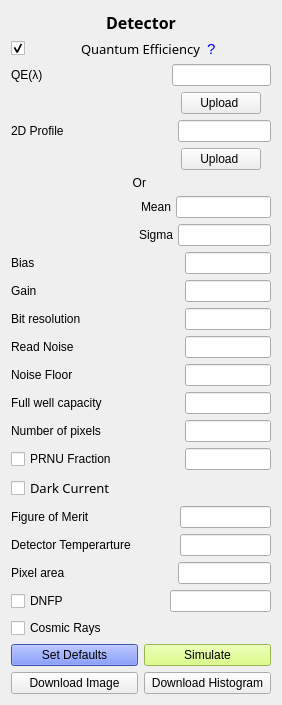
          <widget class="QWidget" name="layoutWidget">
           <property name="geometry">
            <rect>
             <x>541</x>
             <y>-1</y>
             <width>281</width>
             <height>675</height>
            </rect>
           </property>
           <layout class="QVBoxLayout" name="verticalLayout_3">
            <item>
             <widget class="QLabel" name="label_3">
              <property name="font">
               <font>
                <family>Bell MT</family>
                <pointsize>12</pointsize>
                <weight>75</weight>
                <bold>true</bold>
               </font>
              </property>
              <property name="mouseTracking">
               <bool>true</bool>
              </property>
              <property name="text">
               <string>&lt;html&gt;&lt;head/&gt;&lt;body&gt;&lt;p align=&quot;center&quot;&gt;Detector&lt;/p&gt;&lt;/body&gt;&lt;/html&gt;</string>
              </property>
             </widget>
            </item>
            <item>
             <layout class="QHBoxLayout" name="horizontalLayout_20">
              <item>
               <widget class="QCheckBox" name="QE">
                <property name="text">
                 <string/>
                </property>
                <property name="checked">
                 <bool>true</bool>
                </property>
               </widget>
              </item>
              <item>
               <widget class="QLabel" name="label_10">
                <property name="font">
                 <font>
                  <family>Bahnschrift SemiLight</family>
                  <pointsize>10</pointsize>
                  <weight>50</weight>
                  <bold>false</bold>
                 </font>
                </property>
                <property name="mouseTracking">
                 <bool>false</bool>
                </property>
                <property name="text">
                 <string>Quantum Efficiency</string>
                </property>
               </widget>
              </item>
              <item>
               <widget class="QLabel" name="upload_help_4">
                <property name="palette">
                 <palette>
                  <active>
                   <colorrole role="WindowText">
                    <brush brushstyle="SolidPattern">
                     <color alpha="255">
                      <red>0</red>
                      <green>0</green>
                      <blue>255</blue>
                     </color>
                    </brush>
                   </colorrole>
                  </active>
                  <inactive>
                   <colorrole role="WindowText">
                    <brush brushstyle="SolidPattern">
                     <color alpha="255">
                      <red>0</red>
                      <green>0</green>
                      <blue>255</blue>
                     </color>
                    </brush>
                   </colorrole>
                  </inactive>
                  <disabled>
                   <colorrole role="WindowText">
                    <brush brushstyle="SolidPattern">
                     <color alpha="255">
                      <red>120</red>
                      <green>120</green>
                      <blue>120</blue>
                     </color>
                    </brush>
                   </colorrole>
                  </disabled>
                 </palette>
                </property>
                <property name="font">
                 <font>
                  <pointsize>11</pointsize>
                  <weight>50</weight>
                  <bold>false</bold>
                 </font>
                </property>
                <property name="mouseTracking">
                 <bool>false</bool>
                </property>
                <property name="tabletTracking">
                 <bool>true</bool>
                </property>
                <property name="focusPolicy">
                 <enum>Qt::WheelFocus</enum>
                </property>
                <property name="toolTip">
                 <string>&lt;html&gt;&lt;head/&gt;&lt;body&gt;&lt;p&gt;Quantum efficiency can be input as a response function.&lt;br/&gt;DAT file with two columns &lt;br/&gt;0 : Wavelength in Angstrom&lt;br/&gt;1 : Respose&lt;/p&gt;&lt;/body&gt;&lt;/html&gt;</string>
                </property>
                <property name="styleSheet">
                 <string notr="true">set color = rgb(255, 255, 170)</string>
                </property>
                <property name="text">
                 <string>?</string>
                </property>
               </widget>
              </item>
             </layout>
            </item>
            <item>
             <layout class="QHBoxLayout" name="horizontalLayout_4">
              <item>
               <widget class="QLabel" name="label_19">
                <property name="minimumSize">
                 <size>
                  <width>155</width>
                  <height>0</height>
                 </size>
                </property>
                <property name="text">
                 <string>&lt;html&gt;&lt;head/&gt;&lt;body&gt;&lt;p&gt;QE(&amp;#955;)&lt;/p&gt;&lt;/body&gt;&lt;/html&gt;</string>
                </property>
               </widget>
              </item>
              <item>
               <widget class="QLineEdit" name="QE_filename">
                <property name="toolTip">
                 <string>&lt;html&gt;&lt;head/&gt;&lt;body&gt;&lt;p&gt;Quantum Efficiency response function&lt;/p&gt;&lt;p&gt;DAT file format&lt;br/&gt;0 : Wavelength in Angstrom&lt;br/&gt;1 : Response function&lt;/p&gt;&lt;/body&gt;&lt;/html&gt;</string>
                </property>
               </widget>
              </item>
             </layout>
            </item>
            <item>
             <layout class="QHBoxLayout" name="horizontalLayout">
              <property name="leftMargin">
               <number>170</number>
              </property>
              <property name="rightMargin">
               <number>10</number>
              </property>
              <item>
               <widget class="QPushButton" name="upload_QE_wav">
                <property name="toolTip">
                 <string>&lt;html&gt;&lt;head/&gt;&lt;body&gt;&lt;p&gt;Click to browse FITS files&lt;/p&gt;&lt;/body&gt;&lt;/html&gt;Q</string>
                </property>
                <property name="text">
                 <string>Upload </string>
                </property>
               </widget>
              </item>
             </layout>
            </item>
            <item>
             <layout class="QHBoxLayout" name="horizontalLayout_5">
              <property name="spacing">
               <number>114</number>
              </property>
              <item>
               <widget class="QLabel" name="label_29">
                <property name="text">
                 <string>2D Profile</string>
                </property>
               </widget>
              </item>
              <item>
               <widget class="QLineEdit" name="QE_2d_profile">
                <property name="toolTip">
                 <string>&lt;html&gt;&lt;head/&gt;&lt;body&gt;&lt;p&gt;Quantum efficiency 2D profile&lt;/p&gt;&lt;p&gt;Upload as FITS file of detector shape&lt;/p&gt;&lt;/body&gt;&lt;/html&gt;</string>
                </property>
               </widget>
              </item>
             </layout>
            </item>
            <item>
             <layout class="QHBoxLayout" name="horizontalLayout_3">
              <property name="leftMargin">
               <number>170</number>
              </property>
              <property name="rightMargin">
               <number>10</number>
              </property>
              <item>
               <widget class="QPushButton" name="upload_psf_3">
                <property name="toolTip">
                 <string>&lt;html&gt;&lt;head/&gt;&lt;body&gt;&lt;p&gt;Click to browse FITS files&lt;/p&gt;&lt;/body&gt;&lt;/html&gt;Q</string>
                </property>
                <property name="text">
                 <string>Upload </string>
                </property>
               </widget>
              </item>
             </layout>
            </item>
            <item>
             <widget class="QLabel" name="label_18">
              <property name="layoutDirection">
               <enum>Qt::LeftToRight</enum>
              </property>
              <property name="frameShape">
               <enum>QFrame::NoFrame</enum>
              </property>
              <property name="text">
               <string>&lt;html&gt;&lt;head/&gt;&lt;body&gt;&lt;p align=&quot;center&quot;&gt;Or &lt;/p&gt;&lt;/body&gt;&lt;/html&gt;</string>
              </property>
             </widget>
            </item>
            <item>
             <layout class="QHBoxLayout" name="horizontalLayout_6">
              <property name="spacing">
               <number>5</number>
              </property>
              <property name="leftMargin">
               <number>130</number>
              </property>
              <item>
               <widget class="QLabel" name="label_17">
                <property name="layoutDirection">
                 <enum>Qt::RightToLeft</enum>
                </property>
                <property name="text">
                 <string>&lt;html&gt;&lt;head/&gt;&lt;body&gt;&lt;p align=&quot;right&quot;&gt;Mean&lt;/p&gt;&lt;/body&gt;&lt;/html&gt;</string>
                </property>
               </widget>
              </item>
              <item>
               <widget class="QLineEdit" name="qe_mean">
                <property name="toolTip">
                 <string>&lt;html&gt;&lt;head/&gt;&lt;body&gt;&lt;p&gt;0&amp;lt;QE_mean&amp;lt;1&lt;/p&gt;&lt;/body&gt;&lt;/html&gt;</string>
                </property>
               </widget>
              </item>
             </layout>
            </item>
            <item>
             <layout class="QHBoxLayout" name="horizontalLayout_7">
              <property name="spacing">
               <number>5</number>
              </property>
              <property name="leftMargin">
               <number>128</number>
              </property>
              <item>
               <widget class="QLabel" name="label_20">
                <property name="text">
                 <string>Sigma</string>
                </property>
               </widget>
              </item>
              <item>
               <widget class="QLineEdit" name="qe_sigma">
                <property name="toolTip">
                 <string>&lt;html&gt;&lt;head/&gt;&lt;body&gt;&lt;p&gt;Sigma of QE&lt;/p&gt;&lt;/body&gt;&lt;/html&gt;</string>
                </property>
               </widget>
              </item>
             </layout>
            </item>
            <item>
             <layout class="QGridLayout" name="gridLayout_5">
              <property name="rightMargin">
               <number>0</number>
              </property>
              <property name="horizontalSpacing">
               <number>68</number>
              </property>
              <item row="0" column="0">
               <widget class="QLabel" name="label_21">
                <property name="text">
                 <string>Bias </string>
                </property>
               </widget>
              </item>
              <item row="6" column="1">
               <widget class="QLineEdit" name="n_pix">
                <property name="toolTip">
                 <string>&lt;html&gt;&lt;head/&gt;&lt;body&gt;&lt;p&gt;Number of pixels along one axis of the detector.&lt;/p&gt;&lt;/body&gt;&lt;/html&gt;</string>
                </property>
               </widget>
              </item>
              <item row="3" column="0">
               <widget class="QLabel" name="label_24">
                <property name="text">
                 <string>Read Noise</string>
                </property>
               </widget>
              </item>
              <item row="1" column="1">
               <widget class="QLineEdit" name="gain"/>
              </item>
              <item row="0" column="1">
               <widget class="QLineEdit" name="bias">
                <property name="toolTip">
                 <string>&lt;html&gt;&lt;head/&gt;&lt;body&gt;&lt;p&gt;(electrons/s/pix)&lt;/p&gt;&lt;/body&gt;&lt;/html&gt;</string>
                </property>
               </widget>
              </item>
              <item row="4" column="1">
               <widget class="QLineEdit" name="NF">
                <property name="toolTip">
                 <string>&lt;html&gt;&lt;head/&gt;&lt;body&gt;&lt;p&gt;(electrons/pix)&lt;/p&gt;&lt;/body&gt;&lt;/html&gt;</string>
                </property>
               </widget>
              </item>
              <item row="5" column="1">
               <widget class="QLineEdit" name="FWC">
                <property name="toolTip">
                 <string>&lt;html&gt;&lt;head/&gt;&lt;body&gt;&lt;p&gt;Full well capacity in electrons&lt;/p&gt;&lt;/body&gt;&lt;/html&gt;</string>
                </property>
               </widget>
              </item>
              <item row="7" column="0">
               <widget class="QCheckBox" name="PRNU">
                <property name="text">
                 <string>PRNU Fraction</string>
                </property>
               </widget>
              </item>
              <item row="1" column="0">
               <widget class="QLabel" name="label_22">
                <property name="text">
                 <string>Gain</string>
                </property>
               </widget>
              </item>
              <item row="2" column="1">
               <widget class="QLineEdit" name="bit_res">
                <property name="toolTip">
                 <string>&lt;html&gt;&lt;head/&gt;&lt;body&gt;&lt;p&gt;Integer.&lt;/p&gt;&lt;/body&gt;&lt;/html&gt;</string>
                </property>
               </widget>
              </item>
              <item row="2" column="0">
               <widget class="QLabel" name="label_23">
                <property name="text">
                 <string>Bit resolution</string>
                </property>
               </widget>
              </item>
              <item row="3" column="1">
               <widget class="QLineEdit" name="RN">
                <property name="toolTip">
                 <string>&lt;html&gt;&lt;head/&gt;&lt;body&gt;&lt;p&gt;(electrons/pix)&lt;/p&gt;&lt;/body&gt;&lt;/html&gt;</string>
                </property>
               </widget>
              </item>
              <item row="4" column="0">
               <widget class="QLabel" name="label_25">
                <property name="text">
                 <string>Noise Floor</string>
                </property>
               </widget>
              </item>
              <item row="5" column="0">
               <widget class="QLabel" name="label_28">
                <property name="text">
                 <string>Full well capacity</string>
                </property>
               </widget>
              </item>
              <item row="6" column="0">
               <widget class="QLabel" name="label_30">
                <property name="text">
                 <string>Number of pixels</string>
                </property>
               </widget>
              </item>
              <item row="7" column="1">
               <widget class="QLineEdit" name="PRNU_frac">
                <property name="toolTip">
                 <string>&lt;html&gt;&lt;head/&gt;&lt;body&gt;&lt;p&gt;Photon Response Non-Uniformity fraction&lt;/p&gt;&lt;/body&gt;&lt;/html&gt;</string>
                </property>
               </widget>
              </item>
             </layout>
            </item>
            <item>
             <layout class="QHBoxLayout" name="horizontalLayout_8">
              <item>
               <widget class="QCheckBox" name="DC">
                <property name="font">
                 <font>
                  <family>Bahnschrift SemiLight</family>
                  <pointsize>10</pointsize>
                  <weight>50</weight>
                  <bold>false</bold>
                 </font>
                </property>
                <property name="text">
                 <string>Dark Current</string>
                </property>
                <property name="autoRepeat">
                 <bool>false</bool>
                </property>
                <property name="tristate">
                 <bool>false</bool>
                </property>
               </widget>
              </item>
             </layout>
            </item>
            <item>
             <layout class="QHBoxLayout" name="horizontalLayout_9">
              <property name="spacing">
               <number>90</number>
              </property>
              <item>
               <widget class="QLabel" name="label_26">
                <property name="text">
                 <string>Figure of Merit</string>
                </property>
               </widget>
              </item>
              <item>
               <widget class="QLineEdit" name="DFM">
                <property name="toolTip">
                 <string>&lt;html&gt;&lt;head/&gt;&lt;body&gt;&lt;p&gt;Sigma of QE&lt;/p&gt;&lt;/body&gt;&lt;/html&gt;</string>
                </property>
               </widget>
              </item>
             </layout>
            </item>
            <item>
             <layout class="QHBoxLayout" name="horizontalLayout_10">
              <property name="spacing">
               <number>49</number>
              </property>
              <item>
               <widget class="QLabel" name="label_27">
                <property name="text">
                 <string>Detector Temperarture</string>
                </property>
               </widget>
              </item>
              <item>
               <widget class="QLineEdit" name="det_T">
                <property name="toolTip">
                 <string>&lt;html&gt;&lt;head/&gt;&lt;body&gt;&lt;p&gt;Detector temperature in Kelvin&lt;/p&gt;&lt;/body&gt;&lt;/html&gt;</string>
                </property>
               </widget>
              </item>
             </layout>
            </item>
            <item>
             <layout class="QHBoxLayout" name="horizontalLayout_11">
              <property name="spacing">
               <number>113</number>
              </property>
              <item>
               <widget class="QLabel" name="label_32">
                <property name="text">
                 <string>Pixel area</string>
                </property>
               </widget>
              </item>
              <item>
               <widget class="QLineEdit" name="pix_area">
                <property name="toolTip">
                 <string>&lt;html&gt;&lt;head/&gt;&lt;body&gt;&lt;p&gt;Detector temperature in Kelvin&lt;/p&gt;&lt;/body&gt;&lt;/html&gt;</string>
                </property>
               </widget>
              </item>
             </layout>
            </item>
            <item>
             <layout class="QHBoxLayout" name="horizontalLayout_12">
              <item>
               <widget class="QCheckBox" name="DNFP">
                <property name="minimumSize">
                 <size>
                  <width>153</width>
                  <height>0</height>
                 </size>
                </property>
                <property name="toolTip">
                 <string>&lt;html&gt;&lt;head/&gt;&lt;body&gt;&lt;p&gt;Dark Noise Fixed Pattern&lt;/p&gt;&lt;/body&gt;&lt;/html&gt;</string>
                </property>
                <property name="text">
                 <string>DNFP</string>
                </property>
                <property name="autoRepeat">
                 <bool>false</bool>
                </property>
                <property name="tristate">
                 <bool>false</bool>
                </property>
               </widget>
              </item>
              <item>
               <widget class="QLineEdit" name="DN">
                <property name="toolTip">
                 <string>&lt;html&gt;&lt;head/&gt;&lt;body&gt;&lt;p&gt;DNFP fraction&lt;/p&gt;&lt;/body&gt;&lt;/html&gt;</string>
                </property>
               </widget>
              </item>
             </layout>
            </item>
            <item>
             <layout class="QVBoxLayout" name="verticalLayout_2">
              <item>
               <widget class="QCheckBox" name="cosmic_rays">
                <property name="text">
                 <string>Cosmic Rays</string>
                </property>
               </widget>
              </item>
             </layout>
            </item>
            <item>
             <layout class="QGridLayout" name="gridLayout_6">
              <item row="0" column="0">
               <widget class="QPushButton" name="set_default">
                <property name="toolTip">
                 <string>&lt;html&gt;&lt;head/&gt;&lt;body&gt;&lt;p&gt;Sets default values for all paramters&lt;/p&gt;&lt;/body&gt;&lt;/html&gt;</string>
                </property>
                <property name="styleSheet">
                 <string notr="true">background :rgb(85, 116, 255)</string>
                </property>
                <property name="text">
                 <string>Set Defaults</string>
                </property>
               </widget>
              </item>
              <item row="0" column="1">
               <widget class="QPushButton" name="simulate">
                <property name="toolTip">
                 <string>&lt;html&gt;&lt;head/&gt;&lt;body&gt;&lt;p&gt;Run simulation using set parameters&lt;/p&gt;&lt;/body&gt;&lt;/html&gt;</string>
                </property>
                <property name="styleSheet">
                 <string notr="true">background :rgb(209, 255, 101)</string>
                </property>
                <property name="text">
                 <string>Simulate</string>
                </property>
               </widget>
              </item>
              <item row="1" column="0">
               <widget class="QPushButton" name="download_image">
                <property name="toolTip">
                 <string>&lt;html&gt;&lt;head/&gt;&lt;body&gt;&lt;p&gt;Download output image as FITS file.&lt;/p&gt;&lt;/body&gt;&lt;/html&gt;</string>
                </property>
                <property name="text">
                 <string>Download Image</string>
                </property>
               </widget>
              </item>
              <item row="1" column="1">
               <widget class="QPushButton" name="download_hist">
                <property name="toolTip">
                 <string>&lt;html&gt;&lt;head/&gt;&lt;body&gt;&lt;p&gt;Download histogram as PNG and CSV.&lt;/p&gt;&lt;/body&gt;&lt;/html&gt;</string>
                </property>
                <property name="text">
                 <string>Download Histogram</string>
                </property>
               </widget>
              </item>
             </layout>
            </item>
           </layout>
          </widget>
